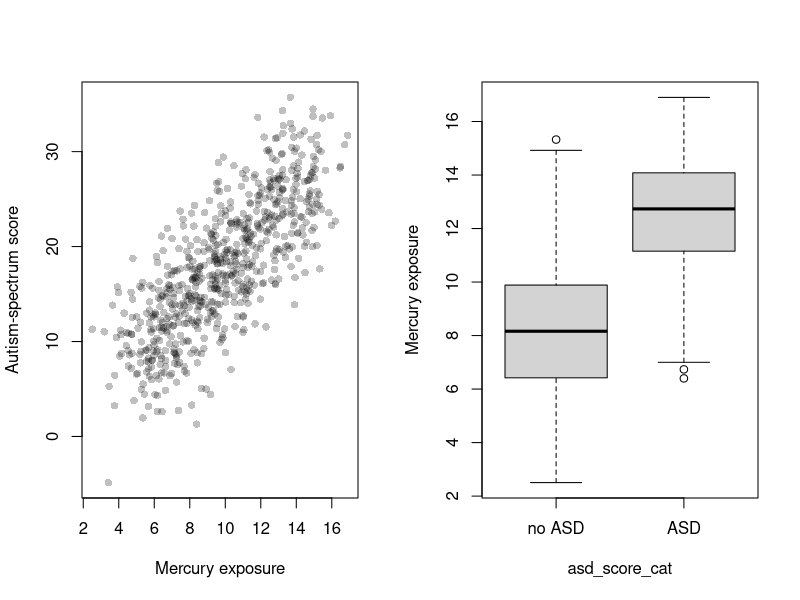
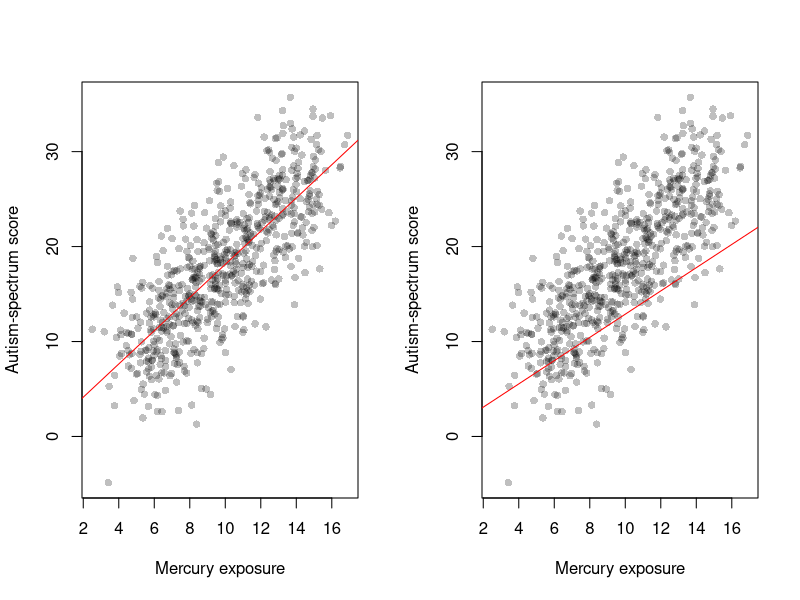
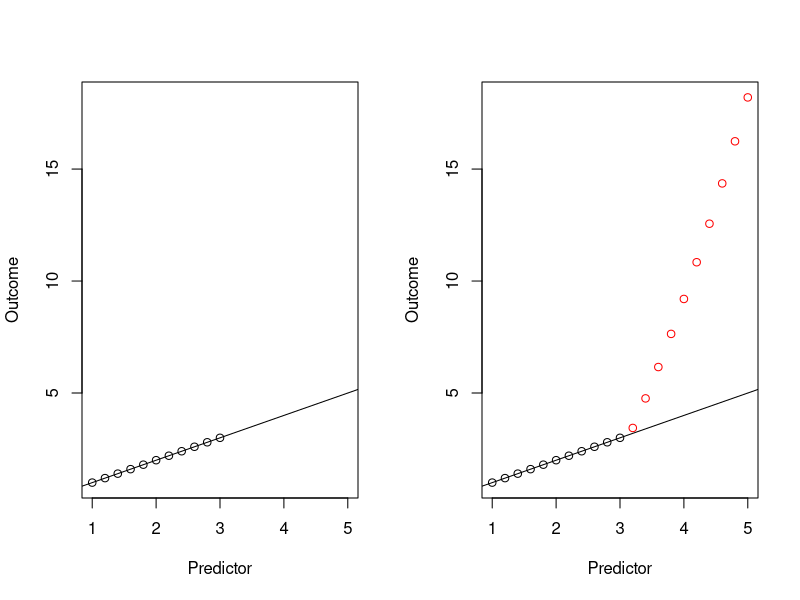
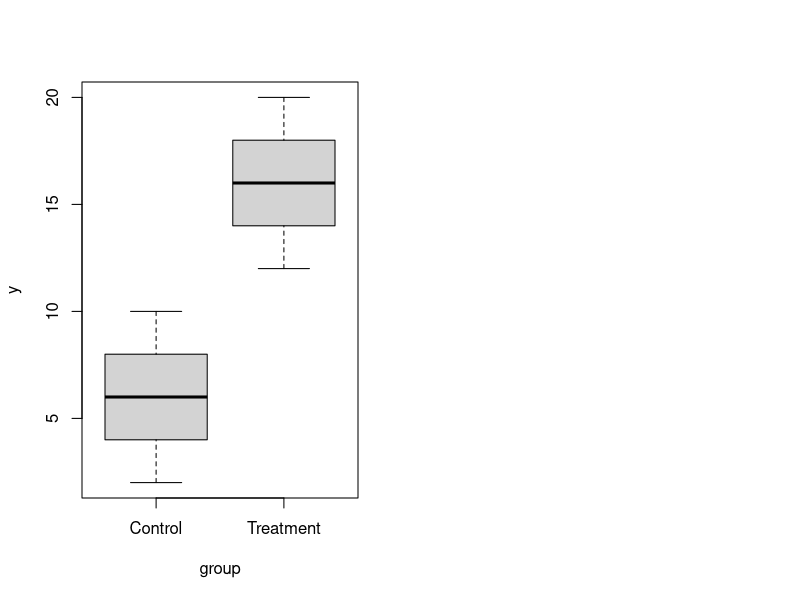
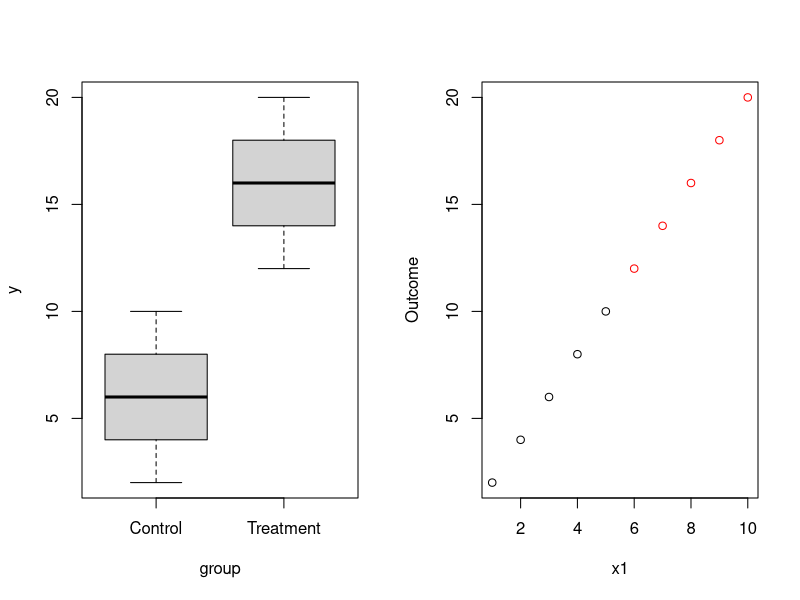
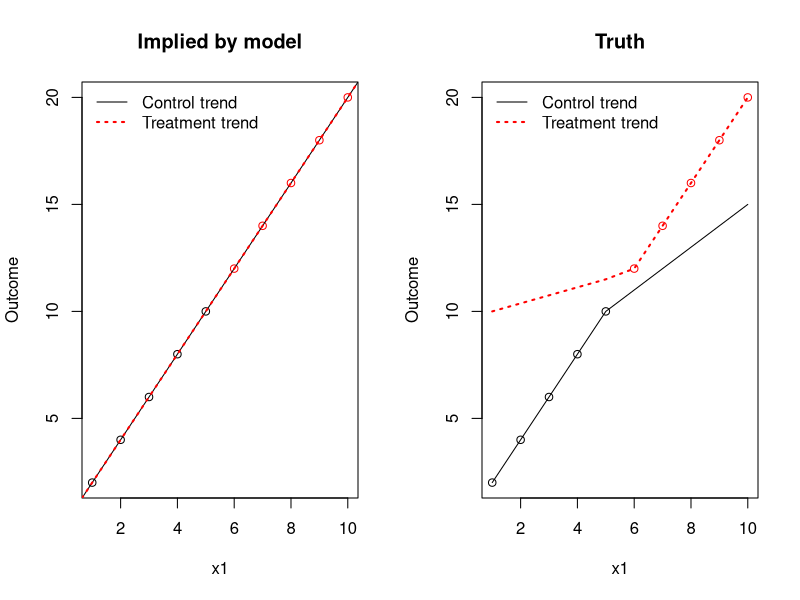
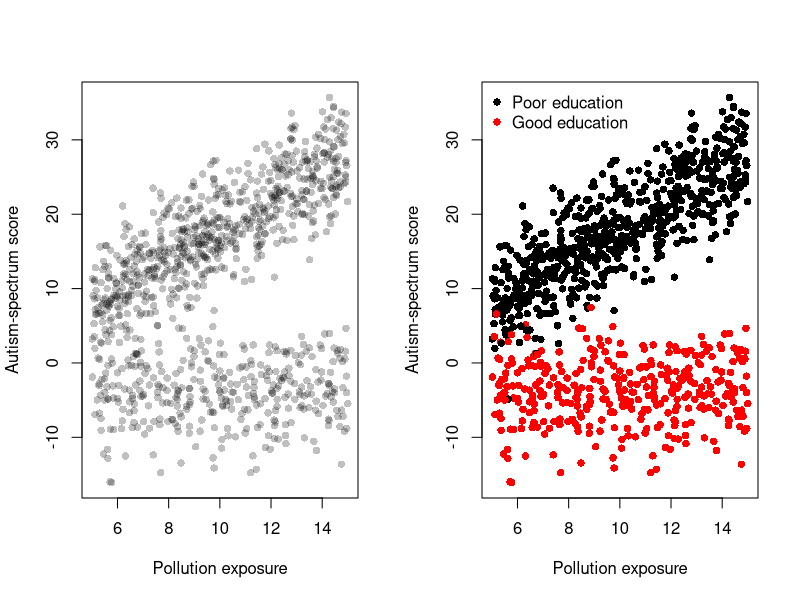
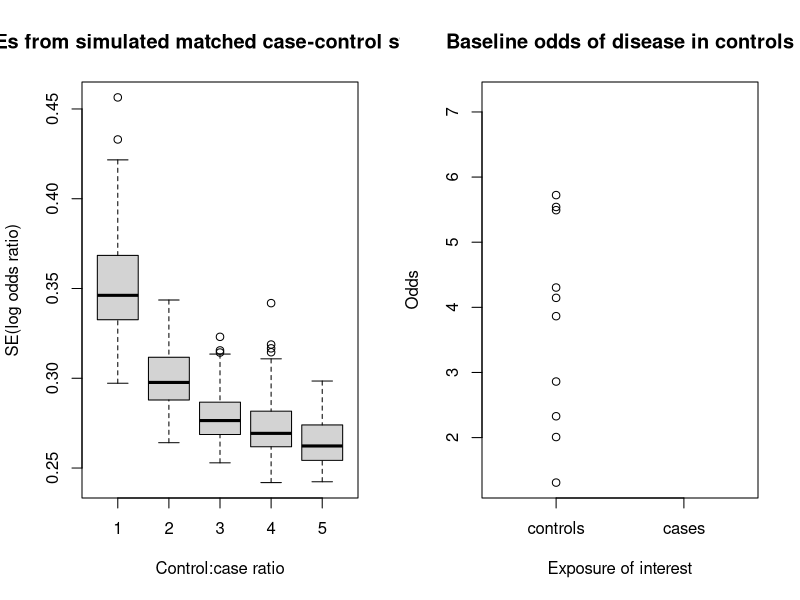

Generate these figures, in order, with R:
## ---- chunk 1
knitr::opts_chunk$set(echo=FALSE, warning=FALSE, message=FALSE, fig.align="center")
library(scales)
library(broom)
## ---- chunk 2
set.seed(1)
n <- 1000
x1 <- runif(n, 5, 15) ## confounder
x2 <- x1 + rnorm(n, 0, 1) ## exposure
x3 <- runif(n, 6, 9) ## additional covariate
x3 <- as.integer(x3 > 8)
x3 <- factor(x3, levels = c(0,1), labels = c("poor", "good"))
y <- 4*x1 - 2*as.integer(x3) - 2*x1*as.integer(x3) + rnorm(n, 0, 4)
y_cat <- as.integer(y > 20)
y_cat <- factor(y_cat, levels = c(0,1), labels = c("no ASD", "ASD"))
df <- data.frame(pollution = x1, merc = x2, education = x3, asd_score = y, asd_score_cat = y_cat)
subdf <- df[df$education=="poor",]
par(mfrow = c(1,2))
plot(subdf$merc, subdf$asd_score, pch = 16, col = alpha("black", 0.25), xlab = "Mercury exposure", ylab = "Autism-spectrum score")
boxplot(merc ~ asd_score_cat, data = subdf, ylab = "Mercury exposure")
## ---- chunk 3
lmfit <- lm(asd_score ~ merc, data = subdf)
lmfit_out <- tidy(lmfit)

par(mfrow = c(1,2))
plot(subdf$merc, subdf$asd_score, pch = 16, col = alpha("black", 0.25), xlab = "Mercury exposure", ylab = "Autism-spectrum score")
abline(a = lmfit_out$estimate[1], b = lmfit_out$estimate[2], col = "red")
plot(subdf$merc, subdf$asd_score, pch = 16, col = alpha("black", 0.25), xlab = "Mercury exposure", ylab = "Autism-spectrum score")
abline(a = lmfit_out$estimate[1], b = lmfit_out$estimate[2]*0.7, col = "red")
## ---- chunk 4
lmfit <- lm(asd_score ~ merc, data = df)
lmfit_out <- tidy(lmfit)
lmfit_out[,1:2]
## ---- chunk 5
lmfit <- lm(asd_score ~ merc, data = df)
lmfit_out <- tidy(lmfit)
lmfit_out
## ---- chunk 6
x <- seq(1, 5, 0.2)
y <- x^2 - 6.8
y[x <= 3] <- x[x <= 3]
plot(x[x <= 3], y[x <= 3], xlim = range(x), ylim = range(y), xlab = "Predictor", ylab = "Outcome")
abline(a = 0, b = 1)
## ---- chunk 7
plot(x, y, col = rep(c("black", "red"), times = c(sum(x <= 3), sum(x > 3))), xlim = range(x), ylim = range(y), xlab = "Predictor", ylab = "Outcome")
abline(a = 0, b = 1)
## ---- chunk 8
df2 <- data.frame(x1 = 1:10, group = rep(c("Control", "Treatment"), each = 5))
df2$y <- 2*df2$x1

par(mfrow = c(1,2))
boxplot(y ~ group, data = df2)
## ---- chunk 9
par(mfrow = c(1,2))
boxplot(y ~ group, data = df2)
plot(df2$x1, df2$y, col = ifelse(df2$group=="Control", "black", "red"), xlab = "x1", ylab = "Outcome")
## ---- chunk 10
lmfit2 <- lm(y ~ group, data = df2)
tidy(lmfit2)
## ---- chunk 11
lmfit2 <- lm(y ~ group+x1, data = df2)
lmfit2_out <- tidy(lmfit2)
lmfit2_out
## ---- chunk 12
par(mfrow = c(1,2))
plot(df2$x1, df2$y, col = ifelse(df2$group=="Control", "black", "red"), xlab = "x1", ylab = "Outcome", main = "Implied by model")
abline(a = lmfit2_out$estimate[1], b = lmfit2_out$estimate[3], col = "black")
abline(a = lmfit2_out$estimate[1]+lmfit2_out$estimate[2], b = lmfit2_out$estimate[3], col = "red", lty = "dotted", lwd = 2)
legend("topleft", legend = c("Control trend", "Treatment trend"), lty = c("solid", "dotted"), lwd = c(1,2), col = c("black", "red"), bty = "n")

plot(df2$x1, df2$y, col = ifelse(df2$group=="Control", "black", "red"), xlab = "x1", ylab = "Outcome", main = "Truth")
lines(1:10, c(seq(2,10,2), 11:15), col = "black")
lines(1:10, c(seq(10,11.5,length.out = 5), seq(12,20,2)), col = "red", lty = "dotted", lwd = 2)
legend("topleft", legend = c("Control trend", "Treatment trend"), lty = c("solid", "dotted"), lwd = c(1,2), col = c("black", "red"), bty = "n")
## ---- chunk 13
lmfit <- lm(asd_score ~ merc, data = df)
lmfit_out <- tidy(lmfit)
lmfit_out

lmfit <- lm(asd_score ~ merc+pollution, data = df)
lmfit_out <- tidy(lmfit)
lmfit_out

lmfit <- lm(asd_score ~ merc+pollution+education, data = df)
lmfit_out <- tidy(lmfit)
lmfit_out
## ---- chunk 14
par(mfrow = c(1,2))
plot(df$pollution, df$asd_score, pch = 16, col = alpha("black", 0.25), xlab = "Pollution exposure", ylab = "Autism-spectrum score")
plot(df$pollution, df$asd_score, pch = 16, col = ifelse(df$education=="good", "red", "black"), xlab = "Pollution exposure", ylab = "Autism-spectrum score")
legend("topleft", legend = c("Poor education", "Good education"), pch = 16, col = c("black", "red"), bty = "n")
## ---- chunk 15
lmfit <- lm(asd_score ~ pollution+education + pollution*education, data = df)
lmfit_out <- tidy(lmfit)
lmfit_out
## ---- chunk 16
library(survival)

set.seed(1)
fits <- lapply(1:5, function(ratio) {
	do.call(rbind, lapply(seq_len(100), function(i) {
		# 2000 baseline log odds for each stratum
		baselineLogOdds <- rep(rnorm(2000, mean = -1.4, sd = 0.1), each = ratio+1)
		pairID <- rep(seq_len(2000), each = ratio+1)
		## Set truth
		beta1 <- 0.3
		## Simulate exposure status
		exposed <- rbinom(2000*(ratio+1), size = 1, prob = 0.2)
		## Calculate probability of disease
		logOdds <- baselineLogOdds + beta1*exposed
		odds <- exp(logOdds)
		p <- odds/(1+odds)
		## Simulate disease status
		disease <- rbinom(2000*(ratio+1), size = 1, prob = p)

		diseaseMat <- matrix(disease, ncol = ratio+1, byrow = TRUE)
		pairIDmat <- matrix(pairID, ncol = ratio+1, byrow = TRUE)
		exposedMat <- matrix(exposed, ncol = ratio+1, byrow = TRUE)
		## Which strata have one diseased person? (Rest are controls)
		ccpairs <- which(rowSums(diseaseMat)==1)
		npairs <- 100
		## Select the first 100
		index <- head(ccpairs, npairs)

		df <- data.frame(dis = as.numeric(diseaseMat[index,]),
			id = as.numeric(pairIDmat[index,]),
			expo = as.numeric(exposedMat[index,]))
		clogfit <- clogit(dis ~ expo + strata(id), data = df)
		summary(clogfit)$coefficients
	}))
})
ses <- lapply(fits, function(mat) { mat[,3] })
boxplot(ses, xlab = "Control:case ratio", ylab = "SE(log odds ratio)", main = "SEs from simulated matched case-control studies")
## ---- chunk 17
set.seed(1)
n <- 10
yints <- runif(n, min = 1, max = 6)
slope <- 0.5
xstart <- 1
xend <- 3
yends <- yints + slope*xend
plot(1, type = "n", xlim = c(0, xend+1), ylim = range(yints, yends), xlab = "Exposure of interest", ylab = "Odds", main = "Baseline odds of disease in controls", xaxt = "n")
axis(side = 1, at = c(1,xend), labels = c("controls", "cases"))
points(x = rep(xstart,n), y = yints)
## ---- chunk 18
plot(1, type = "n", xlim = c(0, xend+1), ylim = range(yints, yends), xlab = "Exposure of interest", ylab = "Odds", main = "Odds of disease in cases and controls", xaxt = "n")
axis(side = 1, at = c(1,xend), labels = c("controls", "cases"))
points(x = rep(xstart,n), y = yints)
points(x = rep(xend, n), y = yends)
## ---- chunk 19
plot(1, type = "n", xlim = c(0, xend+1), ylim = range(yints, yends), xlab = "Exposure of interest", ylab = "Odds", main = "Odds of disease in cases and controls\nPairing evident", xaxt = "n")
axis(side = 1, at = c(1,xend), labels = c("controls", "cases"))
segments(x0 = xstart, y0 = yints, x1 = xend, y1 = yends)
points(x = rep(xstart,n), y = yints)
points(x = rep(xend, n), y = yends)
